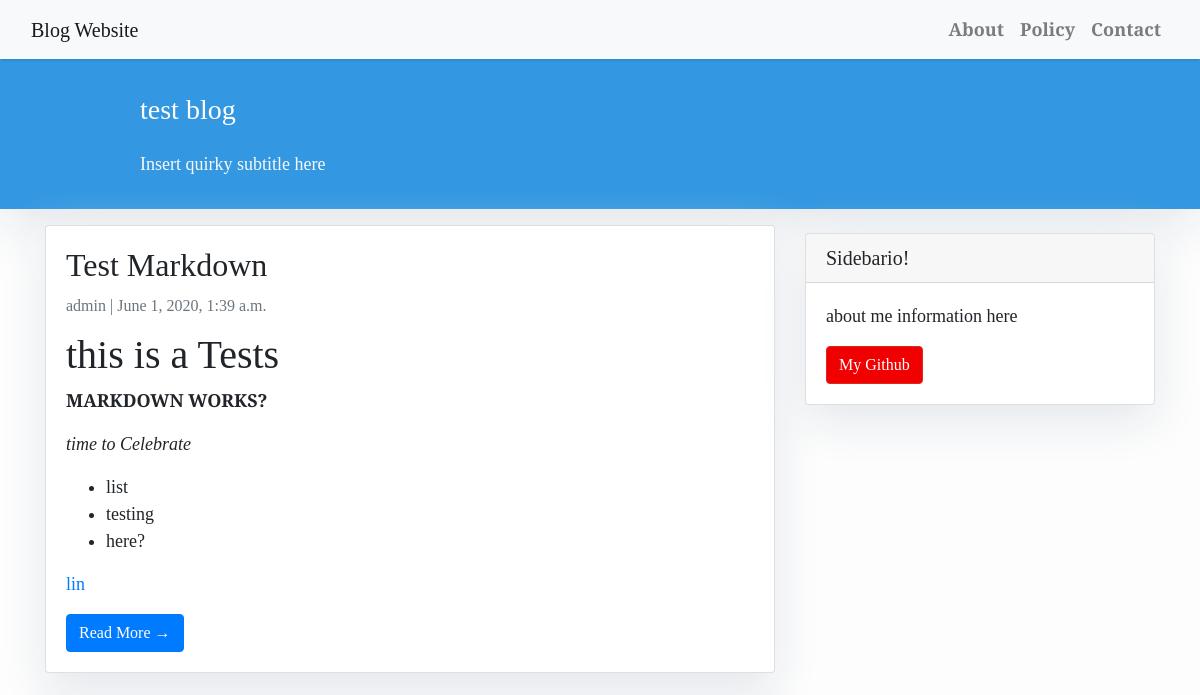
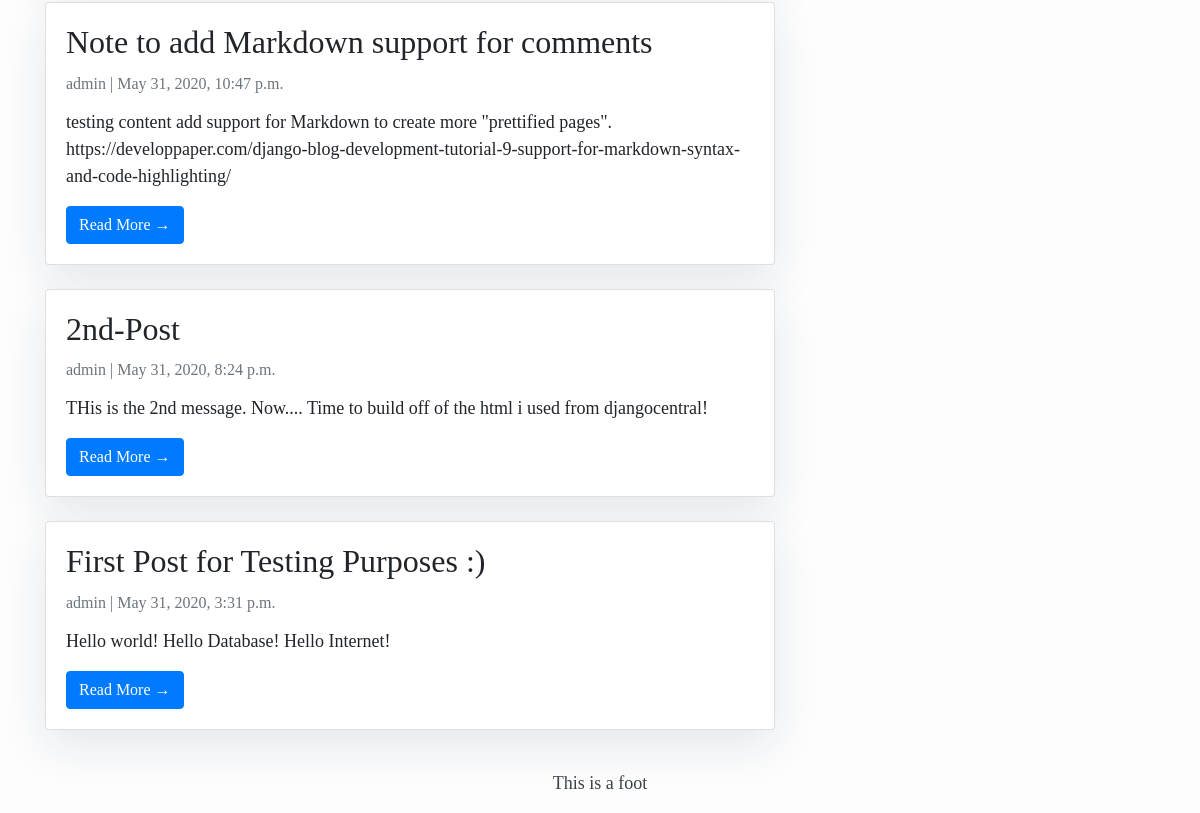
Before: / with the older database file (2 pictures, top to bottom).
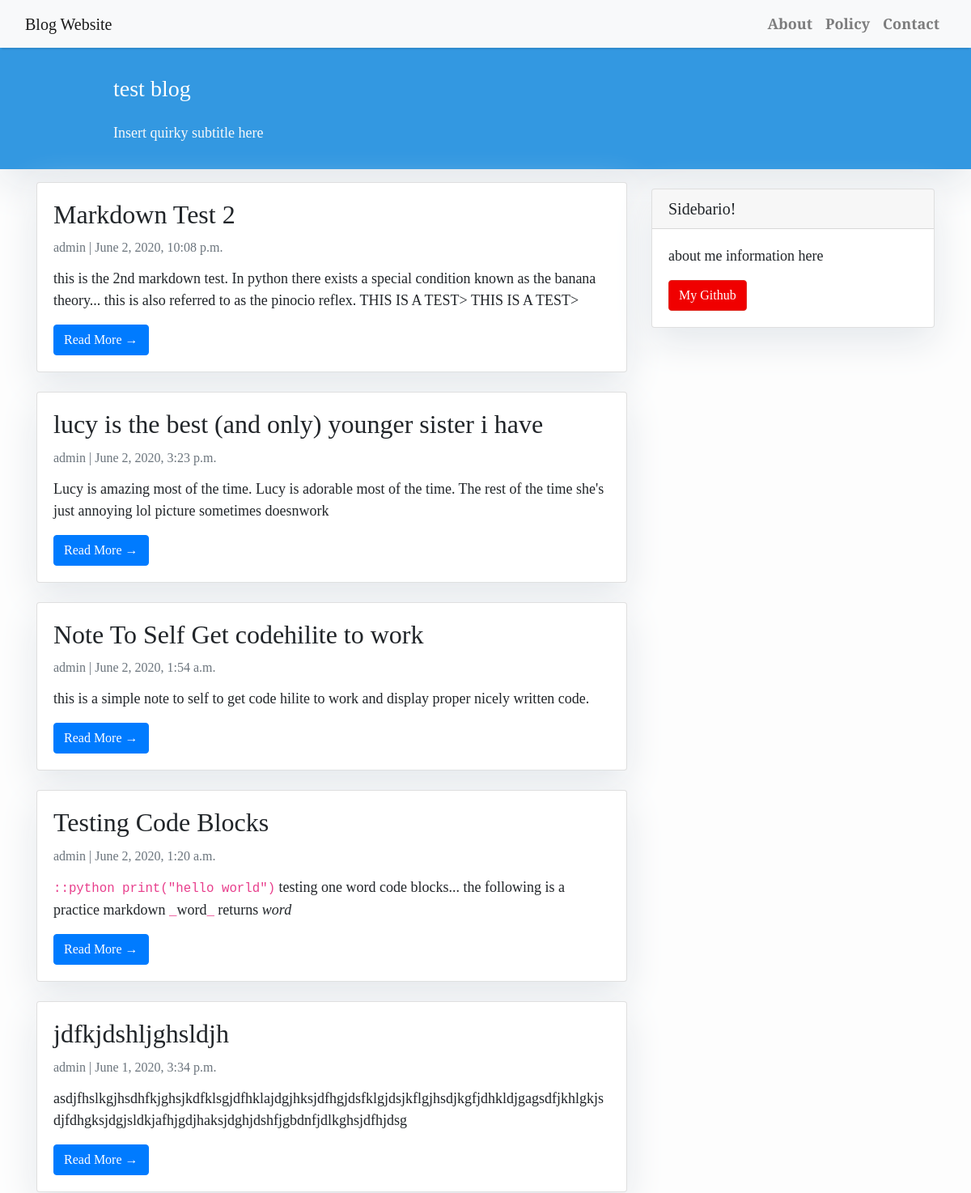
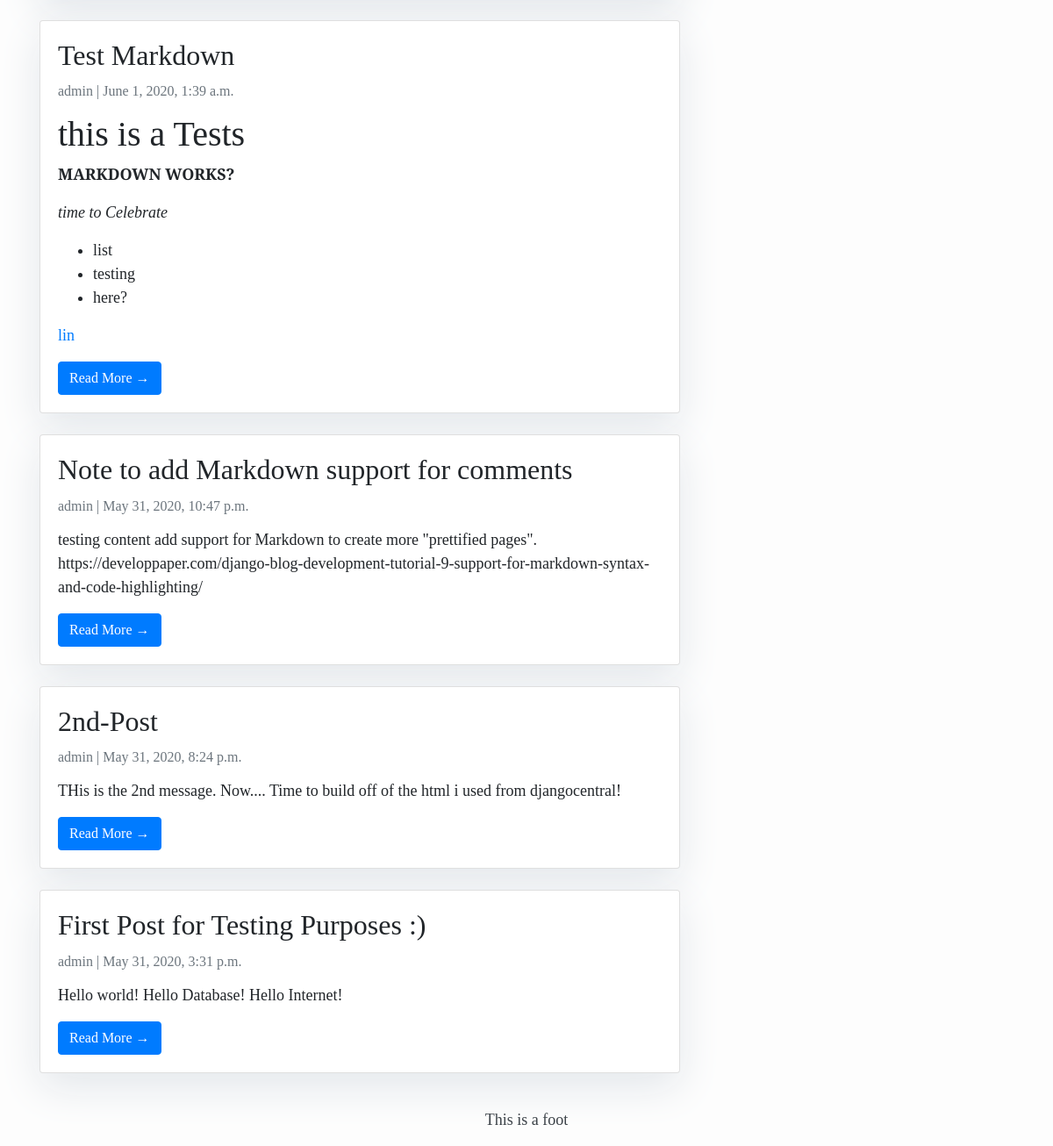
After: the same page with the newer database file (2 pictures, top to bottom).
### blog/models.py (models this page shows, shortened)
class Post(models.Model):
    title          =models.CharField(max_length=200, unique=True)
    slug           =models.SlugField(max_length=200, unique=True)
    author         =models.ForeignKey(User,on_delete=models.CASCADE, related_name='blog_posts+')
    updated_on     =models.IntegerField(choices=STATUS, default=0)
    content        =models.TextField()
    created_on     =models.DateTimeField(auto_now_add=True)
    status         =models.IntegerField(choices=STATUS, default=0)
    class Meta:
        ordering=['-created_on']

### blog/views.py (the view)
# urls.py: path('', views.PostList.as_view(),name='home'),
class PostList(generic.ListView):
    queryset          =Post.objects.filter(status=1).order_by('-created_on')
    template_name     ='index.html'

### blog/templatetags/markdown_extras.py (called while the page is built)
@register.filter(is_safe=True)
@stringfilter
def markdown(value):
    extras=['extra','codehilite']
    return mark_safe(md.markdown(value,extensions=extras))

### templates/index.html (shortened to what this page needs)
{% extends "base.html" %}
{% block content %}
{% load markdown_extras %}
<header class="masthead">
    <div class="container">
        <div class="row">
            <div class=" col-md-8 col-md-10 mx-auto">
                <div class="site-heading">
                    <h3 class=" site-heading my-4 mt-3 text-white"> test blog </h3>
                    <p class="text-light"> Insert quirky subtitle here&nbsp
                    </p>
                </div>
            </div>
        </div>
    </div>
</header>
<div class="container">
    <div class="row">
        <div class="col-md-8 mt-3 left">
            {% for post in post_list %}
            <div class="card mb-4">
                <div class="card-body">
                    <h2 class="card-title">{{ post.title }}</h2>
                    <p class="card-text text-muted h6">{{ post.author }} | {{ post.created_on}} </p>
                    <p class="card-text">{{post.content| markdown | safe |slice:":200" }}</p>
                    <a href="{% url 'post_detail' post.slug  %}" class="btn btn-primary">Read More &rarr;</a>
                </div>
            </div>
            {% endfor %}
        </div>
        {% block sidebar %} {% include 'sidebar.html' %} {% endblock sidebar %}
    </div>
</div>
{%endblock%}

### templates/base.html (shortened to what this page needs)
<!DOCTYPE html>
<html>
    <head>
        <link rel="stylesheet" href= "https://maxcdn.bootstrapcdn.com/bootstrap/4.0.0/css/bootstrap.min.css"
/>
        {% load static %}
       <link rel="stylesheet", type="text/css", href="{% static 'css/colorful.css' %}">
    </head>
    <body>
        <nav class="navbar navbar-expand-lg navbar-light bg-light shadow" id="mainNav">
            <div class="container-fluid">
                <a class="navbar-brand" href="{% url 'home' %}">Blog Website</a>
                <div class="collapse navbar-collapse" id="navbarResponsive">
                    <ul class="navbar-nav ml-auto">
                        <li class="nav-item text-black">
                            <a class="nav-link text-black font-weight-bold" href="#">About</a>
                        </li>
                        <li class="nav-item text-black">
                            <a class="nav-link text-black font-weight-bold" href="#">Policy</a>
                        </li>
                        <li class="nav-item text-black">
                            <a class="nav-link text-black font-weight-bold" href="#">Contact</a>
                        </li>
                    </ul>
                </div>
            </div>
        </nav>
        {% block content %}{% endblock content %}
        <footer class="py-3 bg-grey">
            <p class="m-0 text-dark text-center ">This is a foot </p>
        </footer>
    </body>
</html>

### templates/sidebar.html (shortened to what this page needs)
{% block sidebar %}
<div class="col-md-4 float-right ">
<div class="card my-4">
        <h5 class="card-header">Sidebario!</h5>
    <div class="card-body">
        <p class="card-text"> about me information here</p>
        <a href="https://github.com/lr619"
           class="btn btn-danger">My Github</a>
    </div>
</div>
</div>
{% endblock sidebar %}

### templates/base.html (style rules this page uses)
body { font-family: 'Playfair Display', serif; font-size: 17px; background-color: #fdfdfd; }
.shadow { box-shadow: 0 4px 2px -2px rgba(0, 0, 0, 0.1); }
.btn-danger { color: #fff; background-color: #f00000; border-color: #dc281e; }
.masthead { background: #3398E1; height: auto; padding-bottom: 15px; box-shadow: 0 16px 48px #E3E7EB; padding-top: 10px; }

### templates/index.html (style rules this page uses)
body { font-family: "Playfair Display", serif; font-size: 18px; background-color: #fdfdfd; }
.card { box-shadow: 0 16px 48px #E3E7EB; }

### templates/sidebar.html (style rules this page uses)
.card { box-shadow: 0 16px 48px #E3E7EB; }

Changed rows visible on the page:
added Post: title "Markdown Test 2", author "admin", created_on "June 2, 2020, 10:08 p.m.", content "this is the 2nd markdown test. In python there exists a special condition known as the banana theory... this is also referred to as the pinocio reflex. THIS IS A TEST> THIS IS A TEST>"
added Post: title "lucy is the best (and only) younger sister i have", author "admin", created_on "June 2, 2020, 3:23 p.m.", content "Lucy is amazing most of the time. Lucy is adorable most of the time. The rest of the time she's just annoying lol picture sometimes doesnwork"
added Post: title "Note To Self Get codehilite to work", author "admin", created_on "June 2, 2020, 1:54 a.m.", content "this is a simple note to self to get code hilite to work and display proper nicely written code."
added Post: title "Testing Code Blocks", author "admin", created_on "June 2, 2020, 1:20 a.m.", content "::python print(\"hello world\") testing one word code blocks... the following is a practice markdown _ word _ returns word"
added Post: title "jdfkjdshljghsldjh", author "admin", created_on "June 1, 2020, 3:34 p.m.", content "asdjfhslkgjhsdhfkjghsjkdfklsgjdfhklajdgjhksjdfhgjdsfklgjdsjkflgjhsdjkgfjdhkldjgagsdfjkhlgkjsdjfdhgksjdgjsldkjafhjgdjhaksjdghjdshfjgbdnfjdlkghsjdfhjdsg"
